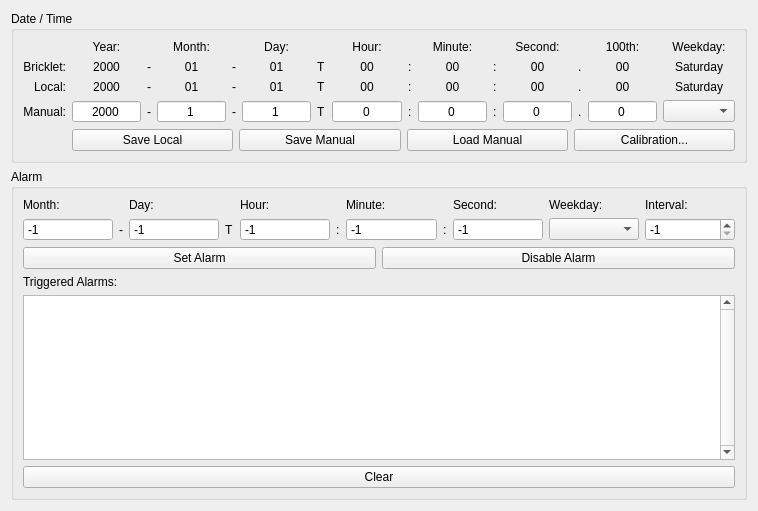
<?xml version="1.0" encoding="UTF-8"?>
<ui version="4.0">
 <class>RealTimeClockV2</class>
 <widget class="QWidget" name="RealTimeClockV2">
  <property name="geometry">
   <rect>
    <x>0</x>
    <y>0</y>
    <width>758</width>
    <height>511</height>
   </rect>
  </property>
  <property name="windowTitle">
   <string>Form</string>
  </property>
  <layout class="QVBoxLayout" name="verticalLayout_3">
   <item>
    <widget class="QGroupBox" name="groupBox">
     <property name="title">
      <string>Date / Time</string>
     </property>
     <layout class="QVBoxLayout" name="verticalLayout">
      <item>
       <layout class="QGridLayout" name="gridLayout_2">
        <item row="1" column="0">
         <widget class="QLabel" name="label_rtc_bricklet">
          <property name="sizePolicy">
           <sizepolicy hsizetype="Fixed" vsizetype="Preferred">
            <horstretch>0</horstretch>
            <verstretch>0</verstretch>
           </sizepolicy>
          </property>
          <property name="text">
           <string>Bricklet:</string>
          </property>
          <property name="alignment">
           <set>Qt::AlignRight|Qt::AlignTrailing|Qt::AlignVCenter</set>
          </property>
         </widget>
        </item>
        <item row="3" column="0">
         <widget class="QLabel" name="label_rtc_manual">
          <property name="text">
           <string>Manual:</string>
          </property>
          <property name="alignment">
           <set>Qt::AlignRight|Qt::AlignTrailing|Qt::AlignVCenter</set>
          </property>
         </widget>
        </item>
        <item row="2" column="0">
         <widget class="QLabel" name="label_10">
          <property name="text">
           <string>Local:</string>
          </property>
          <property name="alignment">
           <set>Qt::AlignRight|Qt::AlignTrailing|Qt::AlignVCenter</set>
          </property>
         </widget>
        </item>
        <item row="0" column="1">
         <widget class="QLabel" name="label_29">
          <property name="text">
           <string>Year:</string>
          </property>
          <property name="alignment">
           <set>Qt::AlignCenter</set>
          </property>
         </widget>
        </item>
        <item row="1" column="2">
         <widget class="QLabel" name="label_20">
          <property name="sizePolicy">
           <sizepolicy hsizetype="Fixed" vsizetype="Preferred">
            <horstretch>0</horstretch>
            <verstretch>0</verstretch>
           </sizepolicy>
          </property>
          <property name="text">
           <string>-</string>
          </property>
         </widget>
        </item>
        <item row="3" column="1">
         <widget class="QSpinBox" name="spin_year_manual">
          <property name="alignment">
           <set>Qt::AlignCenter</set>
          </property>
          <property name="buttonSymbols">
           <enum>QAbstractSpinBox::NoButtons</enum>
          </property>
          <property name="minimum">
           <number>2000</number>
          </property>
          <property name="maximum">
           <number>2099</number>
          </property>
         </widget>
        </item>
        <item row="2" column="2">
         <widget class="QLabel" name="label_14">
          <property name="sizePolicy">
           <sizepolicy hsizetype="Fixed" vsizetype="Preferred">
            <horstretch>0</horstretch>
            <verstretch>0</verstretch>
           </sizepolicy>
          </property>
          <property name="text">
           <string>-</string>
          </property>
         </widget>
        </item>
        <item row="3" column="2">
         <widget class="QLabel" name="label_3">
          <property name="sizePolicy">
           <sizepolicy hsizetype="Fixed" vsizetype="Preferred">
            <horstretch>0</horstretch>
            <verstretch>0</verstretch>
           </sizepolicy>
          </property>
          <property name="text">
           <string>-</string>
          </property>
         </widget>
        </item>
        <item row="3" column="3">
         <widget class="LeadingZeroSpinBox" name="spin_month_manual">
          <property name="alignment">
           <set>Qt::AlignCenter</set>
          </property>
          <property name="buttonSymbols">
           <enum>QAbstractSpinBox::NoButtons</enum>
          </property>
          <property name="minimum">
           <number>1</number>
          </property>
          <property name="maximum">
           <number>12</number>
          </property>
         </widget>
        </item>
        <item row="0" column="3">
         <widget class="QLabel" name="label_28">
          <property name="text">
           <string>Month:</string>
          </property>
          <property name="alignment">
           <set>Qt::AlignCenter</set>
          </property>
         </widget>
        </item>
        <item row="1" column="4">
         <widget class="QLabel" name="label_21">
          <property name="sizePolicy">
           <sizepolicy hsizetype="Fixed" vsizetype="Preferred">
            <horstretch>0</horstretch>
            <verstretch>0</verstretch>
           </sizepolicy>
          </property>
          <property name="text">
           <string>-</string>
          </property>
         </widget>
        </item>
        <item row="2" column="4">
         <widget class="QLabel" name="label_15">
          <property name="sizePolicy">
           <sizepolicy hsizetype="Fixed" vsizetype="Preferred">
            <horstretch>0</horstretch>
            <verstretch>0</verstretch>
           </sizepolicy>
          </property>
          <property name="text">
           <string>-</string>
          </property>
         </widget>
        </item>
        <item row="3" column="4">
         <widget class="QLabel" name="label_4">
          <property name="sizePolicy">
           <sizepolicy hsizetype="Fixed" vsizetype="Preferred">
            <horstretch>0</horstretch>
            <verstretch>0</verstretch>
           </sizepolicy>
          </property>
          <property name="text">
           <string>-</string>
          </property>
         </widget>
        </item>
        <item row="3" column="5">
         <widget class="LeadingZeroSpinBox" name="spin_day_manual">
          <property name="alignment">
           <set>Qt::AlignCenter</set>
          </property>
          <property name="buttonSymbols">
           <enum>QAbstractSpinBox::NoButtons</enum>
          </property>
          <property name="minimum">
           <number>1</number>
          </property>
          <property name="maximum">
           <number>31</number>
          </property>
         </widget>
        </item>
        <item row="1" column="6">
         <widget class="QLabel" name="label_19">
          <property name="sizePolicy">
           <sizepolicy hsizetype="Fixed" vsizetype="Preferred">
            <horstretch>0</horstretch>
            <verstretch>0</verstretch>
           </sizepolicy>
          </property>
          <property name="text">
           <string>T</string>
          </property>
         </widget>
        </item>
        <item row="2" column="6">
         <widget class="QLabel" name="label_13">
          <property name="sizePolicy">
           <sizepolicy hsizetype="Fixed" vsizetype="Preferred">
            <horstretch>0</horstretch>
            <verstretch>0</verstretch>
           </sizepolicy>
          </property>
          <property name="text">
           <string>T</string>
          </property>
         </widget>
        </item>
        <item row="3" column="6">
         <widget class="QLabel" name="label_5">
          <property name="sizePolicy">
           <sizepolicy hsizetype="Fixed" vsizetype="Preferred">
            <horstretch>0</horstretch>
            <verstretch>0</verstretch>
           </sizepolicy>
          </property>
          <property name="text">
           <string>T</string>
          </property>
         </widget>
        </item>
        <item row="0" column="5">
         <widget class="QLabel" name="label_30">
          <property name="text">
           <string>Day:</string>
          </property>
          <property name="alignment">
           <set>Qt::AlignCenter</set>
          </property>
         </widget>
        </item>
        <item row="3" column="7">
         <widget class="LeadingZeroSpinBox" name="spin_hour_manual">
          <property name="alignment">
           <set>Qt::AlignCenter</set>
          </property>
          <property name="buttonSymbols">
           <enum>QAbstractSpinBox::NoButtons</enum>
          </property>
          <property name="maximum">
           <number>23</number>
          </property>
         </widget>
        </item>
        <item row="1" column="8">
         <widget class="QLabel" name="label_18">
          <property name="sizePolicy">
           <sizepolicy hsizetype="Fixed" vsizetype="Preferred">
            <horstretch>0</horstretch>
            <verstretch>0</verstretch>
           </sizepolicy>
          </property>
          <property name="text">
           <string>:</string>
          </property>
         </widget>
        </item>
        <item row="2" column="8">
         <widget class="QLabel" name="label_12">
          <property name="sizePolicy">
           <sizepolicy hsizetype="Fixed" vsizetype="Preferred">
            <horstretch>0</horstretch>
            <verstretch>0</verstretch>
           </sizepolicy>
          </property>
          <property name="text">
           <string>:</string>
          </property>
         </widget>
        </item>
        <item row="3" column="8">
         <widget class="QLabel" name="label_6">
          <property name="sizePolicy">
           <sizepolicy hsizetype="Fixed" vsizetype="Preferred">
            <horstretch>0</horstretch>
            <verstretch>0</verstretch>
           </sizepolicy>
          </property>
          <property name="text">
           <string>:</string>
          </property>
         </widget>
        </item>
        <item row="3" column="9">
         <widget class="LeadingZeroSpinBox" name="spin_minute_manual">
          <property name="alignment">
           <set>Qt::AlignCenter</set>
          </property>
          <property name="buttonSymbols">
           <enum>QAbstractSpinBox::NoButtons</enum>
          </property>
          <property name="maximum">
           <number>59</number>
          </property>
         </widget>
        </item>
        <item row="0" column="7">
         <widget class="QLabel" name="label_31">
          <property name="text">
           <string>Hour:</string>
          </property>
          <property name="alignment">
           <set>Qt::AlignCenter</set>
          </property>
         </widget>
        </item>
        <item row="0" column="9">
         <widget class="QLabel" name="label_32">
          <property name="text">
           <string>Minute:</string>
          </property>
          <property name="alignment">
           <set>Qt::AlignCenter</set>
          </property>
         </widget>
        </item>
        <item row="1" column="10">
         <widget class="QLabel" name="label_17">
          <property name="sizePolicy">
           <sizepolicy hsizetype="Fixed" vsizetype="Preferred">
            <horstretch>0</horstretch>
            <verstretch>0</verstretch>
           </sizepolicy>
          </property>
          <property name="text">
           <string>:</string>
          </property>
         </widget>
        </item>
        <item row="2" column="10">
         <widget class="QLabel" name="label_11">
          <property name="sizePolicy">
           <sizepolicy hsizetype="Fixed" vsizetype="Preferred">
            <horstretch>0</horstretch>
            <verstretch>0</verstretch>
           </sizepolicy>
          </property>
          <property name="text">
           <string>:</string>
          </property>
         </widget>
        </item>
        <item row="3" column="10">
         <widget class="QLabel" name="label_7">
          <property name="sizePolicy">
           <sizepolicy hsizetype="Fixed" vsizetype="Preferred">
            <horstretch>0</horstretch>
            <verstretch>0</verstretch>
           </sizepolicy>
          </property>
          <property name="text">
           <string>:</string>
          </property>
         </widget>
        </item>
        <item row="3" column="11">
         <widget class="LeadingZeroSpinBox" name="spin_second_manual">
          <property name="alignment">
           <set>Qt::AlignCenter</set>
          </property>
          <property name="buttonSymbols">
           <enum>QAbstractSpinBox::NoButtons</enum>
          </property>
          <property name="maximum">
           <number>59</number>
          </property>
         </widget>
        </item>
        <item row="1" column="12">
         <widget class="QLabel" name="label_16">
          <property name="sizePolicy">
           <sizepolicy hsizetype="Fixed" vsizetype="Preferred">
            <horstretch>0</horstretch>
            <verstretch>0</verstretch>
           </sizepolicy>
          </property>
          <property name="text">
           <string>.</string>
          </property>
         </widget>
        </item>
        <item row="2" column="12">
         <widget class="QLabel" name="label_2">
          <property name="sizePolicy">
           <sizepolicy hsizetype="Fixed" vsizetype="Preferred">
            <horstretch>0</horstretch>
            <verstretch>0</verstretch>
           </sizepolicy>
          </property>
          <property name="text">
           <string>.</string>
          </property>
         </widget>
        </item>
        <item row="3" column="12">
         <widget class="QLabel" name="label_8">
          <property name="sizePolicy">
           <sizepolicy hsizetype="Fixed" vsizetype="Preferred">
            <horstretch>0</horstretch>
            <verstretch>0</verstretch>
           </sizepolicy>
          </property>
          <property name="text">
           <string>.</string>
          </property>
         </widget>
        </item>
        <item row="3" column="13">
         <widget class="LeadingZeroSpinBox" name="spin_centisecond_manual">
          <property name="alignment">
           <set>Qt::AlignCenter</set>
          </property>
          <property name="buttonSymbols">
           <enum>QAbstractSpinBox::NoButtons</enum>
          </property>
         </widget>
        </item>
        <item row="3" column="14">
         <widget class="QComboBox" name="combo_weekday_manual">
          <property name="sizePolicy">
           <sizepolicy hsizetype="Preferred" vsizetype="Fixed">
            <horstretch>0</horstretch>
            <verstretch>0</verstretch>
           </sizepolicy>
          </property>
          <property name="toolTip">
           <string>Weekday</string>
          </property>
         </widget>
        </item>
        <item row="4" column="1" colspan="14">
         <layout class="QHBoxLayout" name="horizontalLayout_2">
          <item>
           <widget class="QPushButton" name="button_save_local">
            <property name="text">
             <string>Save Local</string>
            </property>
           </widget>
          </item>
          <item>
           <widget class="QPushButton" name="button_save_manual">
            <property name="text">
             <string>Save Manual</string>
            </property>
           </widget>
          </item>
          <item>
           <widget class="QPushButton" name="button_load_manual">
            <property name="text">
             <string>Load Manual</string>
            </property>
           </widget>
          </item>
          <item>
           <widget class="QPushButton" name="button_calibration">
            <property name="text">
             <string>Calibration...</string>
            </property>
           </widget>
          </item>
         </layout>
        </item>
        <item row="0" column="11">
         <widget class="QLabel" name="label_33">
          <property name="text">
           <string>Second:</string>
          </property>
          <property name="alignment">
           <set>Qt::AlignCenter</set>
          </property>
         </widget>
        </item>
        <item row="0" column="13">
         <widget class="QLabel" name="label_34">
          <property name="text">
           <string>100th:</string>
          </property>
          <property name="alignment">
           <set>Qt::AlignCenter</set>
          </property>
         </widget>
        </item>
        <item row="0" column="14">
         <widget class="QLabel" name="label_47">
          <property name="text">
           <string>Weekday:</string>
          </property>
          <property name="alignment">
           <set>Qt::AlignCenter</set>
          </property>
         </widget>
        </item>
        <item row="1" column="1">
         <widget class="QLabel" name="label_year_bricklet">
          <property name="text">
           <string>2000</string>
          </property>
          <property name="alignment">
           <set>Qt::AlignCenter</set>
          </property>
         </widget>
        </item>
        <item row="1" column="3">
         <widget class="QLabel" name="label_month_bricklet">
          <property name="text">
           <string>01</string>
          </property>
          <property name="alignment">
           <set>Qt::AlignCenter</set>
          </property>
         </widget>
        </item>
        <item row="1" column="5">
         <widget class="QLabel" name="label_day_bricklet">
          <property name="text">
           <string>01</string>
          </property>
          <property name="alignment">
           <set>Qt::AlignCenter</set>
          </property>
         </widget>
        </item>
        <item row="1" column="7">
         <widget class="QLabel" name="label_hour_bricklet">
          <property name="text">
           <string>00</string>
          </property>
          <property name="alignment">
           <set>Qt::AlignCenter</set>
          </property>
         </widget>
        </item>
        <item row="1" column="9">
         <widget class="QLabel" name="label_minute_bricklet">
          <property name="text">
           <string>00</string>
          </property>
          <property name="alignment">
           <set>Qt::AlignCenter</set>
          </property>
         </widget>
        </item>
        <item row="1" column="11">
         <widget class="QLabel" name="label_second_bricklet">
          <property name="text">
           <string>00</string>
          </property>
          <property name="alignment">
           <set>Qt::AlignCenter</set>
          </property>
         </widget>
        </item>
        <item row="1" column="13">
         <widget class="QLabel" name="label_centisecond_bricklet">
          <property name="text">
           <string>00</string>
          </property>
          <property name="alignment">
           <set>Qt::AlignCenter</set>
          </property>
         </widget>
        </item>
        <item row="1" column="14">
         <widget class="QLabel" name="label_weekday_bricklet">
          <property name="text">
           <string>Saturday</string>
          </property>
          <property name="alignment">
           <set>Qt::AlignCenter</set>
          </property>
         </widget>
        </item>
        <item row="2" column="1">
         <widget class="QLabel" name="label_year_local">
          <property name="text">
           <string>2000</string>
          </property>
          <property name="alignment">
           <set>Qt::AlignCenter</set>
          </property>
         </widget>
        </item>
        <item row="2" column="3">
         <widget class="QLabel" name="label_month_local">
          <property name="text">
           <string>01</string>
          </property>
          <property name="alignment">
           <set>Qt::AlignCenter</set>
          </property>
         </widget>
        </item>
        <item row="2" column="5">
         <widget class="QLabel" name="label_day_local">
          <property name="text">
           <string>01</string>
          </property>
          <property name="alignment">
           <set>Qt::AlignCenter</set>
          </property>
         </widget>
        </item>
        <item row="2" column="7">
         <widget class="QLabel" name="label_hour_local">
          <property name="text">
           <string>00</string>
          </property>
          <property name="alignment">
           <set>Qt::AlignCenter</set>
          </property>
         </widget>
        </item>
        <item row="2" column="9">
         <widget class="QLabel" name="label_minute_local">
          <property name="text">
           <string>00</string>
          </property>
          <property name="alignment">
           <set>Qt::AlignCenter</set>
          </property>
         </widget>
        </item>
        <item row="2" column="11">
         <widget class="QLabel" name="label_second_local">
          <property name="text">
           <string>00</string>
          </property>
          <property name="alignment">
           <set>Qt::AlignCenter</set>
          </property>
         </widget>
        </item>
        <item row="2" column="13">
         <widget class="QLabel" name="label_centisecond_local">
          <property name="text">
           <string>00</string>
          </property>
          <property name="alignment">
           <set>Qt::AlignCenter</set>
          </property>
         </widget>
        </item>
        <item row="2" column="14">
         <widget class="QLabel" name="label_weekday_local">
          <property name="text">
           <string>Saturday</string>
          </property>
          <property name="alignment">
           <set>Qt::AlignCenter</set>
          </property>
         </widget>
        </item>
       </layout>
      </item>
     </layout>
    </widget>
   </item>
   <item>
    <widget class="QGroupBox" name="group_alarm">
     <property name="title">
      <string>Alarm</string>
     </property>
     <layout class="QVBoxLayout" name="verticalLayout_2">
      <item>
       <layout class="QGridLayout" name="gridLayout">
        <item row="0" column="0">
         <widget class="QLabel" name="label">
          <property name="text">
           <string>Month:</string>
          </property>
         </widget>
        </item>
        <item row="0" column="2">
         <widget class="QLabel" name="label_22">
          <property name="text">
           <string>Day:</string>
          </property>
         </widget>
        </item>
        <item row="1" column="0">
         <widget class="QSpinBox" name="spin_alarm_month">
          <property name="buttonSymbols">
           <enum>QAbstractSpinBox::NoButtons</enum>
          </property>
          <property name="minimum">
           <number>-1</number>
          </property>
          <property name="maximum">
           <number>12</number>
          </property>
          <property name="value">
           <number>-1</number>
          </property>
         </widget>
        </item>
        <item row="1" column="2">
         <widget class="QSpinBox" name="spin_alarm_day">
          <property name="buttonSymbols">
           <enum>QAbstractSpinBox::NoButtons</enum>
          </property>
          <property name="minimum">
           <number>-1</number>
          </property>
          <property name="maximum">
           <number>31</number>
          </property>
          <property name="value">
           <number>-1</number>
          </property>
         </widget>
        </item>
        <item row="1" column="4">
         <widget class="QSpinBox" name="spin_alarm_hour">
          <property name="buttonSymbols">
           <enum>QAbstractSpinBox::NoButtons</enum>
          </property>
          <property name="minimum">
           <number>-1</number>
          </property>
          <property name="maximum">
           <number>23</number>
          </property>
          <property name="value">
           <number>-1</number>
          </property>
         </widget>
        </item>
        <item row="1" column="6">
         <widget class="QSpinBox" name="spin_alarm_minute">
          <property name="buttonSymbols">
           <enum>QAbstractSpinBox::NoButtons</enum>
          </property>
          <property name="minimum">
           <number>-1</number>
          </property>
          <property name="maximum">
           <number>59</number>
          </property>
          <property name="value">
           <number>-1</number>
          </property>
         </widget>
        </item>
        <item row="1" column="8">
         <widget class="QSpinBox" name="spin_alarm_second">
          <property name="buttonSymbols">
           <enum>QAbstractSpinBox::NoButtons</enum>
          </property>
          <property name="minimum">
           <number>-1</number>
          </property>
          <property name="maximum">
           <number>59</number>
          </property>
          <property name="value">
           <number>-1</number>
          </property>
         </widget>
        </item>
        <item row="1" column="10">
         <widget class="QSpinBox" name="spin_alarm_interval">
          <property name="minimum">
           <number>-1</number>
          </property>
          <property name="maximum">
           <number>2147483647</number>
          </property>
          <property name="value">
           <number>-1</number>
          </property>
         </widget>
        </item>
        <item row="1" column="9">
         <widget class="QComboBox" name="combo_alarm_weekday"/>
        </item>
        <item row="0" column="4">
         <widget class="QLabel" name="label_9">
          <property name="text">
           <string>Hour:</string>
          </property>
         </widget>
        </item>
        <item row="0" column="6">
         <widget class="QLabel" name="label_23">
          <property name="text">
           <string>Minute:</string>
          </property>
         </widget>
        </item>
        <item row="0" column="8">
         <widget class="QLabel" name="label_24">
          <property name="text">
           <string>Second:</string>
          </property>
         </widget>
        </item>
        <item row="0" column="9">
         <widget class="QLabel" name="label_25">
          <property name="text">
           <string>Weekday:</string>
          </property>
         </widget>
        </item>
        <item row="0" column="10">
         <widget class="QLabel" name="label_26">
          <property name="text">
           <string>Interval:</string>
          </property>
         </widget>
        </item>
        <item row="1" column="1">
         <widget class="QLabel" name="label_27">
          <property name="sizePolicy">
           <sizepolicy hsizetype="Fixed" vsizetype="Preferred">
            <horstretch>0</horstretch>
            <verstretch>0</verstretch>
           </sizepolicy>
          </property>
          <property name="text">
           <string>-</string>
          </property>
         </widget>
        </item>
        <item row="1" column="3">
         <widget class="QLabel" name="label_35">
          <property name="sizePolicy">
           <sizepolicy hsizetype="Fixed" vsizetype="Preferred">
            <horstretch>0</horstretch>
            <verstretch>0</verstretch>
           </sizepolicy>
          </property>
          <property name="text">
           <string>T</string>
          </property>
         </widget>
        </item>
        <item row="1" column="5">
         <widget class="QLabel" name="label_36">
          <property name="sizePolicy">
           <sizepolicy hsizetype="Fixed" vsizetype="Preferred">
            <horstretch>0</horstretch>
            <verstretch>0</verstretch>
           </sizepolicy>
          </property>
          <property name="text">
           <string>:</string>
          </property>
         </widget>
        </item>
        <item row="1" column="7">
         <widget class="QLabel" name="label_37">
          <property name="sizePolicy">
           <sizepolicy hsizetype="Fixed" vsizetype="Preferred">
            <horstretch>0</horstretch>
            <verstretch>0</verstretch>
           </sizepolicy>
          </property>
          <property name="text">
           <string>:</string>
          </property>
         </widget>
        </item>
       </layout>
      </item>
      <item>
       <layout class="QHBoxLayout" name="horizontalLayout">
        <item>
         <widget class="QPushButton" name="button_set_alarm">
          <property name="text">
           <string>Set Alarm</string>
          </property>
         </widget>
        </item>
        <item>
         <widget class="QPushButton" name="button_disable_alarm">
          <property name="text">
           <string>Disable Alarm</string>
          </property>
         </widget>
        </item>
       </layout>
      </item>
      <item>
       <widget class="QLabel" name="label_38">
        <property name="text">
         <string>Triggered Alarms:</string>
        </property>
       </widget>
      </item>
      <item>
       <widget class="QListWidget" name="list_alarms">
        <property name="verticalScrollBarPolicy">
         <enum>Qt::ScrollBarAlwaysOn</enum>
        </property>
        <property name="editTriggers">
         <set>QAbstractItemView::NoEditTriggers</set>
        </property>
       </widget>
      </item>
      <item>
       <widget class="QPushButton" name="button_clear_alarms">
        <property name="text">
         <string>Clear</string>
        </property>
       </widget>
      </item>
     </layout>
    </widget>
   </item>
  </layout>
 </widget>
 <customwidgets>
  <customwidget>
   <class>LeadingZeroSpinBox</class>
   <extends>QSpinBox</extends>
   <header location="global">brickv.leading_zero_spin_box</header>
  </customwidget>
 </customwidgets>
 <resources/>
 <connections/>
</ui>
